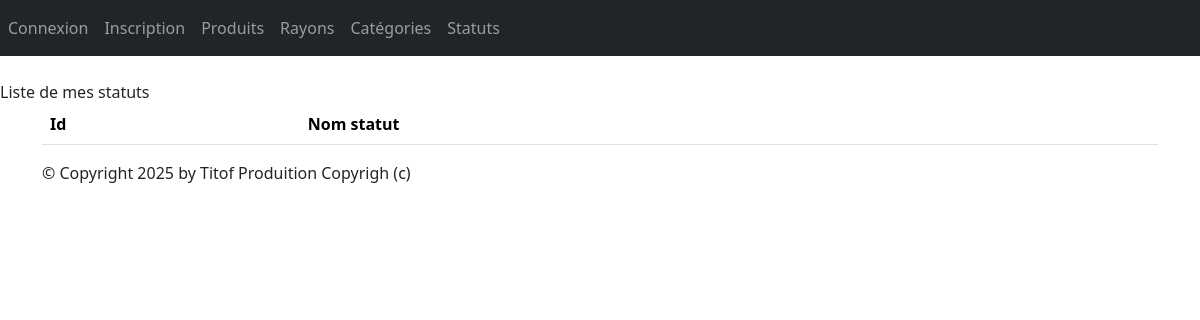
Before: /monApp/statuts/ with the older database file.
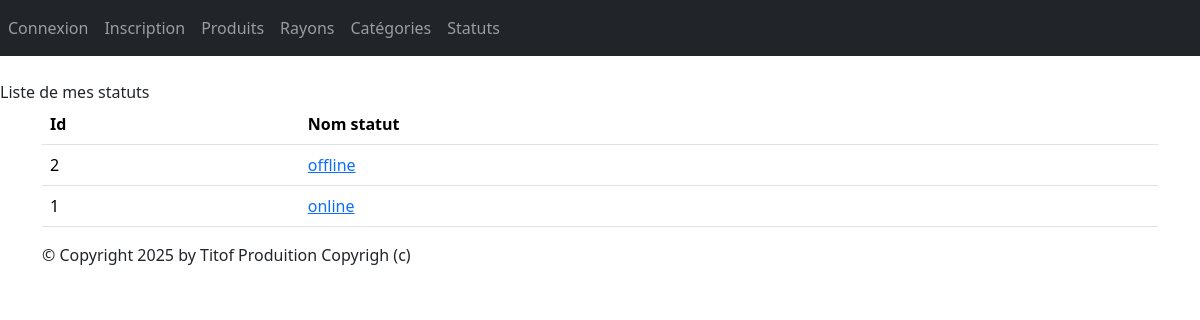
After: the same page with the newer database file.
### monApp/models.py (models this page shows, shortened)
class Statut(models.Model):
    idStatut = models.AutoField(primary_key=True)
    nomStatut = models.CharField(max_length=100)

### monApp/views.py (the view)
# urls.py: path("statuts/", StatutListView.as_view(), name="statuts"),
class StatutListView(ListView):
    model = Statut
    template_name = "monApp/list_statuts.html"
    context_object_name = "stats"
    def get_queryset(self ) :
        return Statut.objects.order_by("nomStatut")
    def get_context_data(self, **kwargs):
        context = super(StatutListView, self).get_context_data(**kwargs)
        context['titremenu'] = "Liste de mes statuts"
        return context

### monApp/templates/monApp/list_statuts.html
{% extends 'monApp/base.html' %}
{% block menu %}
{{titremenu}}
{% endblock %}
{% block contenu %}
<table class="table">
<thead>
<th>Id</th>
<th>Nom statut</th>
</thead>
<tbody>
{% for statut in stats %}
<tr>
<td>{{ statut.idStatut }} </td>
<td><a href="{% url 'dtl_statut' statut.idStatut %}">{{ statut.nomStatut }}</a></td>
</tr>
{% endfor %}
</tbody>
</table>
{% endblock %}

### monApp/templates/monApp/base.html (shortened to what this page needs)
<!doctype html>
{% load static %}
<html lang="fr">
<head>
    {% block styles %}
    <link rel="stylesheet" href="{% static 'styles.css' %}" />
    {% load django_bootstrap5 %}
    {% bootstrap_css %}
    {% endblock %}
</head>
<body>
    {% block nav %}
    <nav class="navbar navbar-expand-md navbar-dark bg-dark mb-4">
        <div class="collapse navbar-collapse" id="navbarNav">
            <ul class="navbar-nav ml-auto">
                    {% if user.is_authenticated %}
                    <li class="nav-item">
<li class="nav-item">
<a class="nav-link" href="{% url 'logout' %}">Déconnexion</a>
</li>
{%else%}
<li class="nav-item">
<a class="nav-link" href="{% url 'login' %}">Connexion</a>
</li>
<li class="nav-item">
<a class="nav-link" href="{% url 'register' %}">Inscription</a>
</li>
{%endif%}
                    <a class="nav-link" href="{% url 'produit' %}">Produits</a>
                    <a class="nav-link" href="{% url 'rayons' %}">Rayons</a>
                    <a class="nav-link" href="{% url 'categories' %}">Catégories</a>
                    <a class="nav-link" href="{% url 'statuts' %}">Statuts</a>
            </ul>
        </div>
    </nav>
    {% block menu %}{% endblock %}
    {% endblock %}
    <main role="main" class="container top-pushed">
        <div class="jumbotron">
            {% block contenu %}
            {% endblock %}
        </div>
    </main>
    <footer class="footer">
        <div class="container">
            <p>&copy; Copyright {% now "Y" %} by Titof Produition Copyrigh (c)</p>
        </div>
    </footer>
</body>
</html>

Changed rows visible on the page:
added Statut: idStatut "2", nomStatut "offline"
added Statut: idStatut "1", nomStatut "online"
